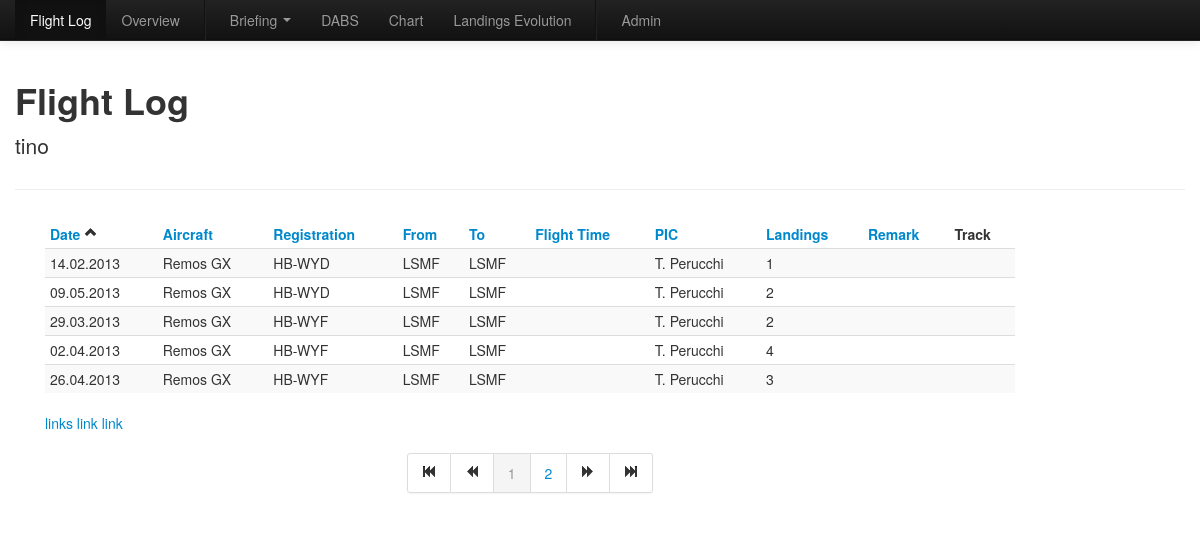
/flightlog.html?sort=aircraft__registration (signed in), run on the app's committed database.
### flightlog/models.py (models this page shows, shortened)
class Flight(models.Model):
    OPERATION = (('se','Single Engine'),
                 ('me','Multiple Engine'))
    FUNCTION = (('pic','PIC'),
                ('copi','Copi'),
                ('dual','Dual'),
                ('instructor','Instructor'))
    owner = models.ForeignKey(User,related_name='flights')
    aircraft = models.ForeignKey(Aircraft, related_name='flights')
    date = models.DateField(default=datetime.now)
    fromAirport = models.CharField(max_length=4, verbose_name='from', default='LSMF')
    toAirport = models.CharField(max_length=4, verbose_name='to', default='LSMF')
    departure_time = models.TimeField()
    arrival_time = models.TimeField()
    operation = models.CharField(max_length=20, choices=OPERATION, default='se')
    pic = models.ForeignKey(Pilot, related_name='flights')
    landings = models.PositiveIntegerField(default=1)
    night = models.BooleanField(default=False)
    ifr = models.BooleanField(default=False)
    function = models.CharField(max_length=20, choices=FUNCTION, default='pic')
    remark = models.TextField(blank=True)
    gpsdata = models.FileField(upload_to='documents/%Y/%m/%d/%H/%M/%S/', blank=True)
    def flightTime(self):
        start = self.departure_time
        end = self.arrival_time
        startdelta=timedelta(hours=start.hour,minutes=start.minute,seconds=start.second)
        enddelta=timedelta(hours=end.hour,minutes=end.minute,seconds=end.second)
        d =(enddelta-startdelta)
        return int(d.total_seconds())
    def flightTimeFormatted(self):
        return utilities.flightTimeFormatted(self.flightTime())

class Aircraft(models.Model):
    MODELS = (('remosGx', 'Remos GX'),
              ('ch60', 'CH 60'))
    REGISTRATIONS = (('hbwyd','HB-WYD'),
                     ('hbwyf','HB-WYF'),
                     ('hbwyg','HB-WYG'),
                     ('hbykm','HB-YKM'))
    owner = models.ForeignKey(User, related_name='aircrafts')
    model = models.CharField(max_length=10, choices=MODELS)
    registration = models.CharField(max_length=6, choices=REGISTRATIONS)

class Pilot(models.Model):
    owner = models.ForeignKey(User, related_name='pilots')
    name = models.CharField(max_length=15)
    lastName = models.CharField(max_length=15)
    def __unicode__(self):
        return self.name[0] + ". " +self.lastName

### flightlog/views.py (the view)
# urls.py: url(r'^overview/(?P<year>\d+)/', 'flightlog.views.overview'),
@login_required
def flightlog(request):
    user_profile = request.user.account
    expireData = user_profile.expireData
    print expireData
    sort = request.GET.get('sort')
    page = request.GET.get('page')
    if sort is None:
        sort = 'date'
    sortBySuffix = '&sort=%s' % sort
    flights = M.Flight.objects.filter(owner=request.user)
    if page is None:
        toggleSort(sort)
    if sort == 'flight_time':
        if headers['flight_time'] == "des":
            flights = sorted(flights, key=lambda a: a.flightTime(), reverse=True)
        else:
            flights = sorted(flights, key=lambda a: a.flightTime())
    else:
        flights = flights.order_by(sort)
        if headers[sort] == "des":
            flights = flights.reverse()
    paginator = Paginator(flights, 5)
    page = request.GET.get('page')
    try:
        gamesPage = paginator.page(page)
    except PageNotAnInteger:
        gamesPage = paginator.page(1)
    except EmptyPage:
        gamesPage = paginator.page(1) #paginator.num_pages)
    finally:
        HALF_RANGE = 5
        RANGE_SIZE = 2*HALF_RANGE + 1
        minPage = max(1, min(gamesPage.number - HALF_RANGE, paginator.num_pages - RANGE_SIZE + 1))
        maxPage = min(max(gamesPage.number + HALF_RANGE, RANGE_SIZE), paginator.num_pages)
        displayedPages = range(minPage, maxPage+1)
    return django.shortcuts.render(request,
                                   'flightlog/flightlog.html',
                                   {'games_list' : gamesPage,
                                   'sorted_by_suffix' : sortBySuffix,
                                   'displayed_pages' : displayedPages,
                                   'flights': flights})

### flightlog/views.py (called while the page is built)
def toggleSort(sort):
    if headers[sort] == "des":
        headers[sort] = "asc"
    else:
        headers[sort] = "des"

### templates/flightlog/flightlog.html (shortened to what this page needs)
{% extends "flightlog/base.html" %}
{% block navigation_log %}class="active"{% endblock %}
{% block content_header %}
<div class="page-header">
	<h1>Flight Log</h1>
    <p class="lead"> {{ user.username}}</p>
</div>
{% endblock %}
{% block content %}
<div class="span10 offset0">
   {% if games_list %}
   <table id="myTable" class="table table-striped table-condensed table-hover">
      <thead>
         <tr>
            <th><a href="flightlog.html?sort=date">Date <i class="icon-chevron-up"></a></th>
            <th><a href="flightlog.html?sort=aircraft__model">Aircraft </a></th>
            <th><a href="flightlog.html?sort=aircraft__registration">Registration </a></th>
            <th><a href="flightlog.html?sort=fromAirport">From</a></th>
            <th><a href="flightlog.html?sort=toAirport">To</a></th>
            <th><a href="flightlog.html?sort=flight_time">Flight Time </a></th>
            <th><a href="flightlog.html?sort=pic">PIC </a></th>
            <th><a href="flightlog.html?sort=landings">Landings </a></th>
            <th><a href="flightlog.html?sort=remark">Remark </a></th>
            <th>Track</th>
         </tr>
      </thead>
      <tbody>
         {% for flight in games_list %}
         <tr>
            <td>{{ flight.date|date:"d.m.Y" }}</i></td>
            <td>{{ flight.aircraft.get_model_display }}</td>
            <td>{{ flight.aircraft.get_registration_display }}</td>
            <td>{{ flight.fromAirport }}</td>
            <td>{{ flight.toAirport }}</td>
            <td>{{ flight.flightTimeFormatted}}</td>
            <td>{{ flight.pic}}</td>
            <td>{{ flight.landings }}</td>
            <td>{% if flight.remark %}<a href="http://maps.google.com/maps/ms?{{ flight.remark }}" target="_blank"><i class="icon-globe"></i></a>{% endif %}</td>
            <td>{% if flight.gpsdata %}<a href="http://maps.google.com?q=127.0.0.1:8000/{{ flight.gpsdata.url }}"><i class="icon-globe"></i></a>{% endif %}</td>
         </tr>
         {% endfor %}
      </tbody>
   </table>
   {% else %}
   {% if date_title %}
   <p>This player did not participate during {{ date_title|lower }}.</p>
   {% else %}
   <p>No games are available for this player.</p>
   {% endif %}
   {% endif %}
   <a mimetype="application/vnd.google-earth.kml+xml" href="http://maps.google.com?q=https://dl.dropboxusercontent.com/u/92724279/VoloLucomagnoGE.kml"> links</a>
    <a mimetype="application/vnd.google-earth.kml+xml" href="https://maps.google.com/maps/ms?msa=0&msid=217968750089339292076.0004db9b4f5935a9169df" target="_blank"> link</a>
   <a mimetype="application/vnd.google-earth.kml+xml" href="https://sites.google.com/site/testxx1212/list/Volo%20Lucomagno%20GE.kml?attredirects=0&d=1"> link</a>
   {% if games_list.paginator.num_pages > 1 %}
    <div class="pagination pagination-centered">
    <ul>
    {% if games_list.has_previous %}
    <li><a href="flightlog.html?page=1{{ sorted_by_suffix }}"><i class="icon-fast-backward"></i></a></li>
    <li><a href="flightlog.html?page={{ games_list.previous_page_number }}{{ sorted_by_suffix }}""><i class="icon-backward"></i></a></li>
    {% else %}
    <li class="disabled"><a href="flightlog.html?page={{ games_list.number }}{{ sorted_by_suffix }}""><i class="icon-fast-backward"></i></a></li>
    <li class="disabled"><a href="flightlog.html?page={{ games_list.number }}{{ sorted_by_suffix }}""><i class="icon-backward"></i></a></li>
    {% endif %}
    {% for page in displayed_pages %}
    {% if page == games_list.number %}
    <li class="active"><a href="flightlog.html?page={{ page }}{{ sorted_by_suffix }}"">{{ page }}</a></li>
    {% else %}
    <li><a href="flightlog.html?page={{ page }}{{ sorted_by_suffix }}"">{{ page }}</a></li>
    {% endif %}
    {% endfor %}
    {% if games_list.has_next %}
    <li><a href="flightlog.html?page={{ games_list.next_page_number }}{{ sorted_by_suffix }}""><i class="icon-forward"></i></a></li>
    <li><a href="flightlog.html?page={{ games_list.paginator.num_pages }}{{ sorted_by_suffix }}""><i class="icon-fast-forward"></i></a></li>
    {% else %}
    <li class="disabled"><a href="flightlog.html?page={{ games_list.number }}{{ sorted_by_suffix }}""><i class="icon-forward"></i></a></li>
    <li class="disabled"><a href="flightlog.html?page={{ games_list.number }}{{ sorted_by_suffix }}""><i class="icon-fast-forward"></i></a></li>
    {% endif %}
    </ul>
    </div>
   {% endif %}
</div>
</div>
{% endblock %}

### data on the page
Flight: date "14.02.2013", aircraft.model "Remos GX", aircraft.registration "HB-WYD", fromAirport "LSMF", toAirport "LSMF", pic "T. Perucchi", landings "1"
Flight: date "09.05.2013", aircraft.model "Remos GX", aircraft.registration "HB-WYD", fromAirport "LSMF", toAirport "LSMF", pic "T. Perucchi", landings "2"
Flight: date "29.03.2013", aircraft.model "Remos GX", aircraft.registration "HB-WYF", fromAirport "LSMF", toAirport "LSMF", pic "T. Perucchi", landings "2"
Flight: date "02.04.2013", aircraft.model "Remos GX", aircraft.registration "HB-WYF", fromAirport "LSMF", toAirport "LSMF", pic "T. Perucchi", landings "4"
Flight: date "26.04.2013", aircraft.model "Remos GX", aircraft.registration "HB-WYF", fromAirport "LSMF", toAirport "LSMF", pic "T. Perucchi", landings "3"

### other printed values
{{ user.username }} "tino"
{{ page }} "1"
{{ page }} "2"
